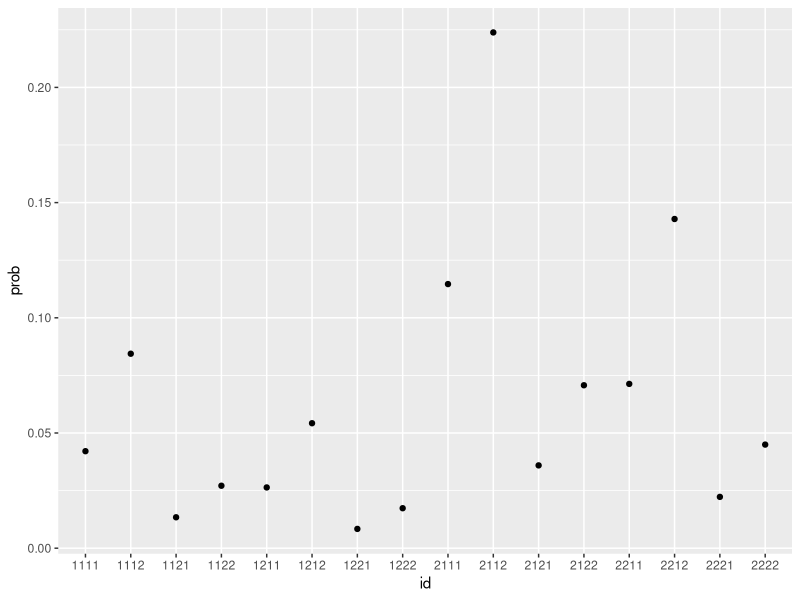

Generate this figure with R:
## ---- chunk 1
knitr::opts_chunk$set(echo = TRUE)
library(ggplot2)
library(dplyr)
## ---- chunk 2
# seq: 4*(1|2)

score_mrf=function(seq,mrf_h,mrf_mat){
  
  single=0
  pair=0
  
  for(i in 1:length(seq)){
    single=single+mrf_h[i,seq[i]]
    
    for(j in 1:length(seq)){
      if(i>=j) next;
      pair=pair+ mrf_mat[(i-1)*2+seq[i],(j-1)*2+seq[j]]
      
    }
  }
  
  total=single+pair
  return(total)
}
## ---- chunk 3
set.seed(42)
mrf_h=matrix(rnorm(8),4,2)
mrf_mat=matrix(rnorm(64,sd = 0.01),4*2,4*2)



mrf_h
mrf_mat

mrf_mat=mrf_mat+1
mrf_h=mrf_h 

seqs=expand.grid(c(1,2),c(1,2),c(1,2),c(1,2))
seqs

seqs$score=apply(seqs,1, function(row){
  tmpseq=row
  return(score_mrf(tmpseq,mrf_h,mrf_mat))
})

seqs$prob=exp(-seqs$score)/sum(exp(-seqs$score))

seqs
seqs %>% 
  mutate(id=paste0(Var1,Var2,Var3,Var4)) %>% 
  ggplot(aes(id,prob))+geom_point()
